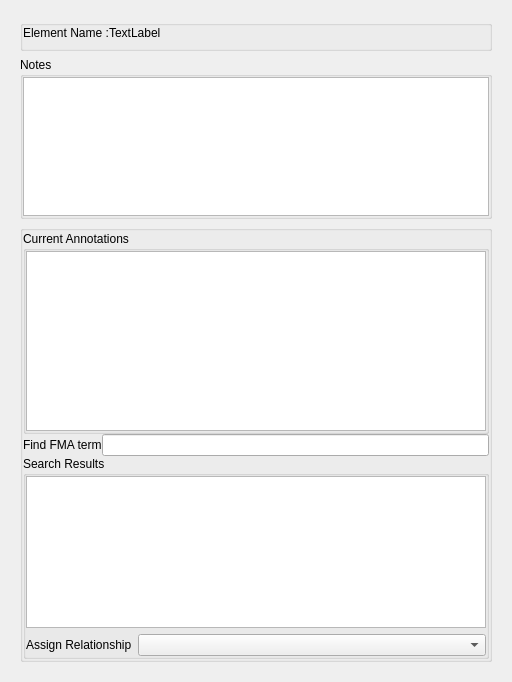
<?xml version="1.0" encoding="UTF-8"?>
<ui version="4.0">
 <class>BGAnnotationViewMetadataEditDetailsUI</class>
 <widget class="QWidget" name="BGAnnotationViewMetadataEditDetailsUI">
  <property name="geometry">
   <rect>
    <x>0</x>
    <y>0</y>
    <width>512</width>
    <height>682</height>
   </rect>
  </property>
  <property name="windowTitle">
   <string>Form</string>
  </property>
  <layout class="QVBoxLayout" name="verticalLayout_7">
   <item>
    <widget class="QStackedWidget" name="stackedWidget">
     <property name="currentIndex">
      <number>1</number>
     </property>
     <widget class="QWidget" name="page"/>
     <widget class="QWidget" name="page_2">
      <layout class="QVBoxLayout" name="verticalLayout_6">
       <item>
        <widget class="QGroupBox" name="elementNameGB">
         <property name="title">
          <string/>
         </property>
         <property name="flat">
          <bool>false</bool>
         </property>
         <layout class="QVBoxLayout" name="verticalLayout_3">
          <property name="spacing">
           <number>0</number>
          </property>
          <property name="leftMargin">
           <number>0</number>
          </property>
          <property name="topMargin">
           <number>0</number>
          </property>
          <property name="rightMargin">
           <number>0</number>
          </property>
          <property name="bottomMargin">
           <number>0</number>
          </property>
          <item>
           <layout class="QFormLayout" name="formLayout">
            <item row="0" column="0">
             <widget class="QLabel" name="label">
              <property name="text">
               <string>Element Name :</string>
              </property>
             </widget>
            </item>
            <item row="0" column="1">
             <widget class="QLabel" name="elementName">
              <property name="styleSheet">
               <string notr="true">font: 75 10pt &quot;MS Shell Dlg 2&quot;;</string>
              </property>
              <property name="text">
               <string>TextLabel</string>
              </property>
             </widget>
            </item>
           </layout>
          </item>
         </layout>
        </widget>
       </item>
       <item>
        <widget class="QGroupBox" name="notesGB">
         <property name="title">
          <string>Notes</string>
         </property>
         <property name="flat">
          <bool>false</bool>
         </property>
         <layout class="QVBoxLayout" name="verticalLayout_5" stretch="0">
          <property name="spacing">
           <number>0</number>
          </property>
          <property name="leftMargin">
           <number>0</number>
          </property>
          <property name="topMargin">
           <number>0</number>
          </property>
          <property name="rightMargin">
           <number>0</number>
          </property>
          <property name="bottomMargin">
           <number>0</number>
          </property>
          <item>
           <widget class="QPlainTextEdit" name="notes"/>
          </item>
         </layout>
        </widget>
       </item>
       <item>
        <spacer name="verticalSpacer">
         <property name="orientation">
          <enum>Qt::Vertical</enum>
         </property>
         <property name="sizeHint" stdset="0">
          <size>
           <width>20</width>
           <height>40</height>
          </size>
         </property>
        </spacer>
       </item>
       <item>
        <widget class="QGroupBox" name="annotationsGB">
         <property name="title">
          <string/>
         </property>
         <layout class="QVBoxLayout" name="verticalLayout_4" stretch="1,0,1">
          <property name="spacing">
           <number>0</number>
          </property>
          <property name="leftMargin">
           <number>0</number>
          </property>
          <property name="topMargin">
           <number>0</number>
          </property>
          <property name="rightMargin">
           <number>0</number>
          </property>
          <property name="bottomMargin">
           <number>0</number>
          </property>
          <item>
           <widget class="QGroupBox" name="currentAnnotationsGB">
            <property name="title">
             <string>Current Annotations</string>
            </property>
            <layout class="QVBoxLayout" name="verticalLayout">
             <property name="spacing">
              <number>0</number>
             </property>
             <property name="leftMargin">
              <number>0</number>
             </property>
             <property name="topMargin">
              <number>0</number>
             </property>
             <property name="rightMargin">
              <number>0</number>
             </property>
             <property name="bottomMargin">
              <number>0</number>
             </property>
             <item>
              <widget class="QTreeView" name="relationShipView"/>
             </item>
            </layout>
           </widget>
          </item>
          <item>
           <layout class="QFormLayout" name="fmaSearchLayout">
            <item row="0" column="0">
             <widget class="QLabel" name="label_2">
              <property name="text">
               <string>Find FMA term</string>
              </property>
             </widget>
            </item>
            <item row="0" column="1">
             <widget class="QLineEdit" name="fmaSearchTerm">
              <property name="frame">
               <bool>true</bool>
              </property>
             </widget>
            </item>
           </layout>
          </item>
          <item>
           <widget class="QGroupBox" name="searchResultsGB">
            <property name="title">
             <string>Search Results</string>
            </property>
            <property name="flat">
             <bool>false</bool>
            </property>
            <layout class="QVBoxLayout" name="verticalLayout_2">
             <property name="leftMargin">
              <number>0</number>
             </property>
             <property name="topMargin">
              <number>0</number>
             </property>
             <property name="rightMargin">
              <number>0</number>
             </property>
             <property name="bottomMargin">
              <number>0</number>
             </property>
             <item>
              <widget class="QTableView" name="fmaSearchResultsTV"/>
             </item>
             <item>
              <layout class="QFormLayout" name="formLayout_3">
               <item row="0" column="0">
                <widget class="QLabel" name="label_3">
                 <property name="text">
                  <string>Assign Relationship</string>
                 </property>
                </widget>
               </item>
               <item row="0" column="1">
                <widget class="QComboBox" name="relationShips"/>
               </item>
              </layout>
             </item>
            </layout>
           </widget>
          </item>
         </layout>
        </widget>
       </item>
      </layout>
     </widget>
    </widget>
   </item>
  </layout>
 </widget>
 <resources/>
 <connections/>
</ui>
